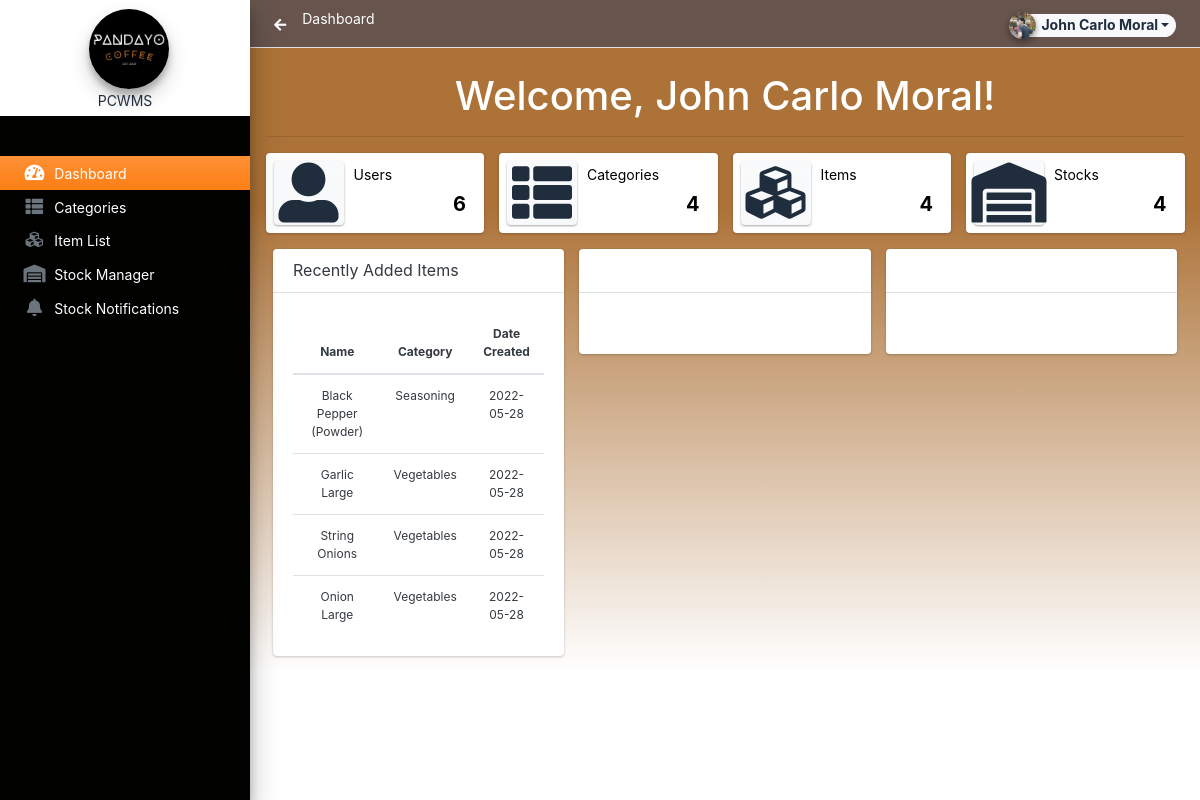
Page /admin (signed in) on the earlier database version.
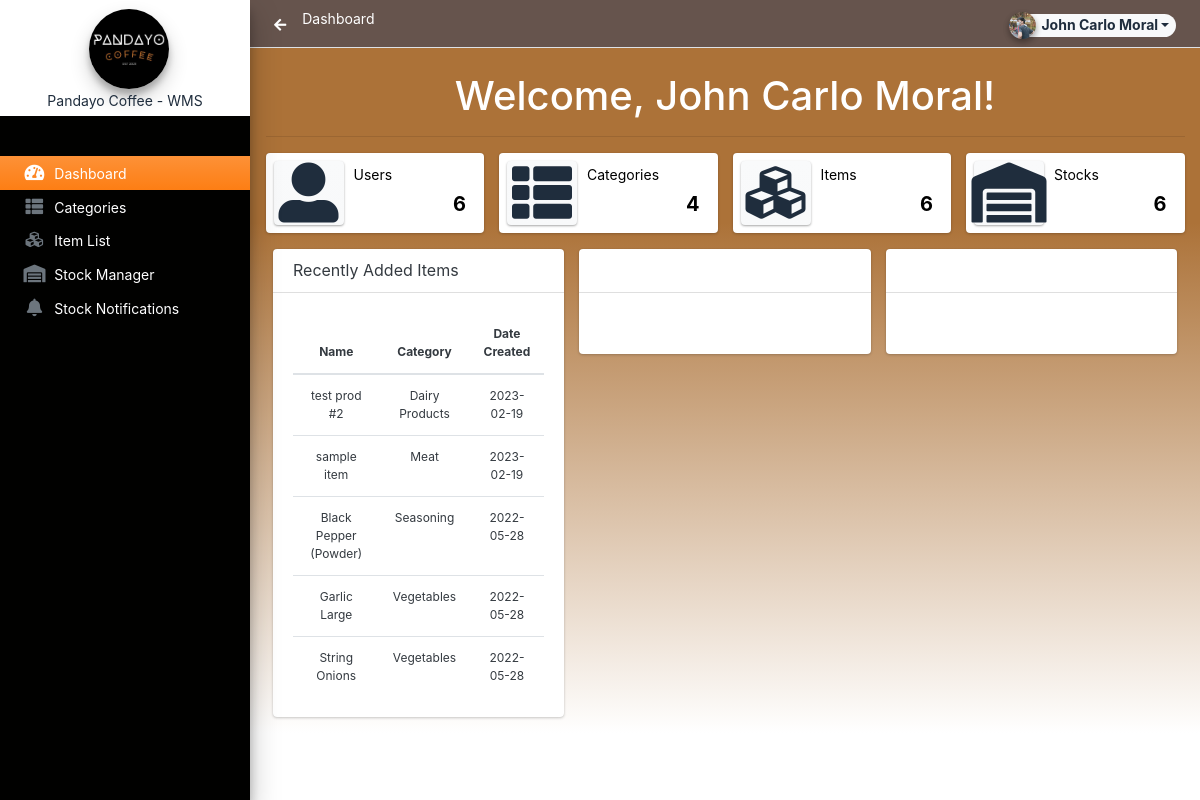
Same page on the later database version.
### tables this page shows
CREATE TABLE `item_list` (
  `id` int(30) NOT NULL,
  `category_id` int(30) NOT NULL,
  `name` text NOT NULL,
  `unit` varchar(250) NOT NULL,
  `description` text NOT NULL,
  `status` tinyint(1) NOT NULL DEFAULT 1,
  `delete_flag` tinyint(1) NOT NULL DEFAULT 0,
  `date_created` datetime NOT NULL DEFAULT current_timestamp(),
  `date_updated` datetime NOT NULL DEFAULT current_timestamp() ON UPDATE current_timestamp()
);

CREATE TABLE `category_list` (
  `id` int(30) NOT NULL,
  `name` text NOT NULL,
  `unit` varchar(250) NOT NULL DEFAULT 'pcs',
  `description` text NOT NULL,
  `status` tinyint(1) NOT NULL DEFAULT 1,
  `delete_flag` tinyint(1) NOT NULL DEFAULT 0,
  `date_created` datetime NOT NULL DEFAULT current_timestamp(),
  `date_updated` datetime NOT NULL DEFAULT current_timestamp() ON UPDATE current_timestamp()
);

### classes/DBConnection.php (called while the page is built, shortened)
<?php
class DBConnection{
    private $host = DB_SERVER;
    private $username = DB_USERNAME;
    private $password = DB_PASSWORD;
    private $database = DB_NAME;
    public $conn;
    public function __construct(){
        if (!isset($this->conn)) {
            $this->conn = new mysqli($this->host, $this->username, $this->password, $this->database);
        }
    }
}
?>

### classes/SystemSettings.php (called while the page is built, shortened)
<?php
class SystemSettings extends DBConnection{
	function userdata($field = ''){
		if(!empty($field)){
			if(isset($_SESSION['userdata'][$field]))
				return $_SESSION['userdata'][$field];
			else
				return null;
		}else{
			return false;
		}
	}
	function info($field=''){
		if(!empty($field)){
			if(isset($_SESSION['system_info'][$field]))
				return $_SESSION['system_info'][$field];
			else
				return false;
		}else{
			return false;
		}
	}
}
$_settings = new SystemSettings();
?>

### config.php (called while the page is built, shortened)
<?php
require_once('classes/DBConnection.php');
require_once('classes/SystemSettings.php');
function validate_image($file){
    global $_settings;
	if(!empty($file)){
        $ex = explode("?",$file);
        $file = $ex[0];
        $ts = isset($ex[1]) ? "?".$ex[1] : '';
		if(is_file(base_app.$file)){
			return base_url.$file.$ts;
		}else{
			return base_url.($_settings->info('logo'));
		}
	}else{
		return base_url.($_settings->info('logo'));
	}
}
function format_num($number = '' , $decimal = ''){
    if(is_numeric($number)){
        $ex = explode(".",$number);
        $decLen = isset($ex[1]) && abs($ex[1]) != 0 ? strlen($ex[1]) : 0;
        if(is_numeric($decimal)){
            return number_format($number,$decimal);
        }else{
            return number_format($number,$decLen);
        }
    }else{
        return "Invalid Input";
    }
}
?>

### admin/home.php (the view, shortened to what the changed rows need)
<h1 class="text-white text-center">Welcome, <?php echo $_settings->userdata('firstname')." ".$_settings->userdata('lastname') ?>!</h1>
<hr>
<div class="row">
  <div class="col-12 col-sm-4 col-md-3">
    <div class="info-box">
      <span class="info-box-icon bg-gradient-light elevation-1"><i class="fas fa-user-alt" style="font-size:60px"></i></span>
      <div class="info-box-content">
      <a href="<?php echo base_url ?>admin/?page=user/list" style="color:black;">
        <span class="info-box-text">Users</span>
        <span class="info-box-number text-right h5">
         <?php
            $user = $conn->query("SELECT * FROM users_list")->num_rows;
            echo format_num($user);
          ?>
        </span>
        </a>
      </div>
    </div>
  </div>
  <div class="col-12 col-sm-4 col-md-3">
    <div class="info-box">
      <span class="info-box-icon bg-gradient-light elevation-1"><i class="fas fa-th-list" style="font-size:60px; weigth:60px;"></i></span>
      <div class="info-box-content">
      <a href="<?php echo base_url ?>admin/?page=categories/index" style="color:black;">
        <span class="info-box-text">Categories</span>
        <span class="info-box-number text-right h5">
          <?php
            $category = $conn->query("SELECT * FROM category_list where delete_flag = 0 and `status` = 1")->num_rows;
            echo format_num($category);
          ?>
        </span>
        </a>
      </div>
    </div>
  </div>
  <div class="col-12 col-sm-4 col-md-3">
    <div class="info-box">
      <span class="info-box-icon bg-gradient-light elevation-1"><i class="fas fa-cubes" style="font-size:60px"></i></span>
      <div class="info-box-content">
      <a href="<?php echo base_url ?>admin/?page=items/index" style="color:black;">
        <span class="info-box-text">Items</b></span>
        <span class="info-box-number text-right  h5">
          <?php
            $items = $conn->query("SELECT id FROM item_list where delete_flag = 0 and `status` = 1")->num_rows;
            echo format_num($items);
          ?>
        </span>
        </a>
      </div>
    </div>
  </div>
  <div class="col-12 col-sm-4 col-md-3">
    <div class="info-box">
      <span class="info-box-icon bg-gradient-light elevation-1"><i class="fas fa-warehouse"  style="font-size:60px"></i></span>
      <div class="info-box-content">
        <a href="<?php echo base_url ?>admin/?page=stocks" style="color:black;" >
          <span class= "info-box-text">Stocks </span>
          <span class="info-box-number text-right h5">
          <?php
              $stock = $conn->query("SELECT * FROM item_list")->num_rows;
              echo format_num($stock);
            ?>
          </span>
        </a>
      </div>
    </div>
  </div>
</div>
<?php
  $sql = "SELECT * FROM item_list ORDER BY date_created DESC LIMIT 5";
  $result = $conn->query($sql);
  $recent_items = array();
  if ($result->num_rows > 0) {
    while($row = $result->fetch_assoc()) {
      $recent_items[] = $row;
    }
  }
?>
<div class="container-fluid">
  <div class="row">
    <div class="col-md-4">
      <div class="card">
        <div class="card-header">
          <h5 class="card-title">Recently Added Items</h5>
        </div>
        <div class="card-body">
          <table class="table">
            <thead>
              <tr>
                <th>Name</th>
                <th>Category</th>
                <th>Date Created</th>
              </tr>
            </thead>
            <tbody>
              <?php foreach($recent_items as $item): ?>
              <tr>
                <td><?php echo $item['name']; ?></td>
                <td>
                  <?php
                    $category_id = $item['category_id'];
                    $category_query = $conn->query("SELECT name FROM category_list WHERE id = $category_id");
                    $category = $category_query->fetch_assoc();
                    echo $category['name'];
                  ?>
                </td>
                <td><?php echo date('Y-m-d', strtotime($item['date_created'])); ?></td>
              </tr>
              <?php endforeach; ?>
            </tbody>
          </table>
        </div>
      </div>
    </div>
    <div class="col-md-4">
      <div class="card">
        <div class="card-header">
          <h5 class="card-title">&nbsp;</h5>
        </div>
        <div class="card-body">
        </div>
      </div>
    </div>
    <div class="col-md-4">
      <div class="card">
        <div class="card-header">
          <h5 class="card-title">&nbsp;</h5>
        </div>
        <div class="card-body">
        </div>
      </div>
    </div>
  </div>
</div>

### admin/inc/navigation.php (shortened to what the changed rows need)
<aside class="main-sidebar sidebar-white navbar-dark elevation-4 sidebar-no-expand dark-bg">
  <a href="<?php echo base_url ?>admin" class="brand-link bg-white text-sm">
    <div class="logos">
      <img src="<?php echo validate_image($_settings->info('logo'))?>" alt="Store Logo" class="brand-image img-circle elevation-3 logo-img" style="width: 50%; height: 100%;">
      <span class="brand-text font-normal shortName"><?php echo $_settings->info('short_name') ?></span>
    </div>
  </a>
</aside>

Differences in the rows shown:
no longer on this page (row unchanged): item_list: name "Onion Large", category.name "Vegetables", date_created "2022-05-28"
added item_list: name "test prod #2", category.name "Dairy Products", date_created "2023-02-19"
added item_list: name "sample item", category.name "Meat", date_created "2023-02-19"
Other differences:
$_settings->info('short_name'): "PCWMS" → "Pandayo Coffee - WMS"
format_num($items): "4" → "6"
format_num($stock): "4" → "6"
